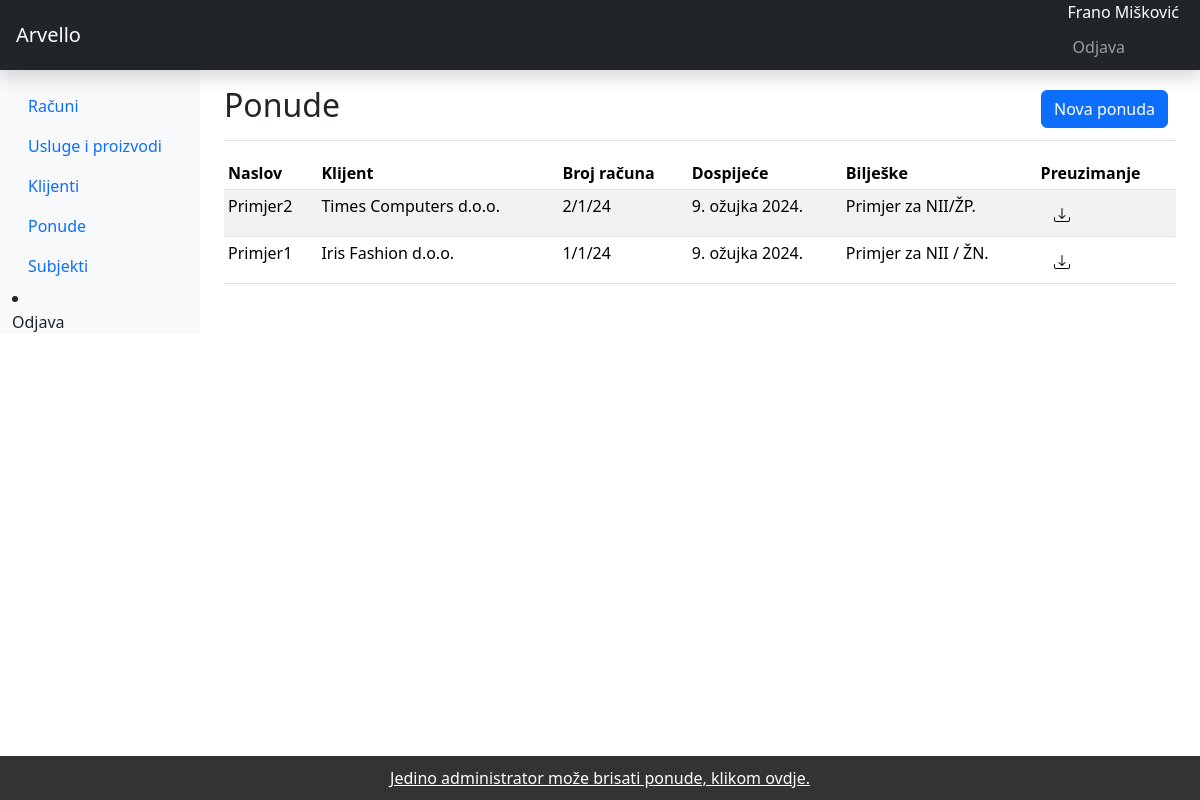
Screenshot of /offers/ (signed in) with the database file from the repository.
### arvelloapp/models.py (models this page shows, shortened)
class Offer(models.Model):
    title = models.CharField(null=True, blank=True, max_length=100)
    number = models.CharField(null=True, blank=True, max_length=100)
    dueDate = models.DateField(null=True, blank=True)
    notes = models.TextField(null=True, blank=True)
    client = models.ForeignKey(Client, blank=True, null=True, on_delete=models.SET_NULL)
    product = models.ForeignKey(Product, blank=True, null=True, on_delete=models.SET_NULL)
    subject = models.ForeignKey(Company, blank=True, null=True, on_delete=models.SET_NULL)
    uniqueId = models.CharField(null=True, blank=True, max_length=100, unique=True)
    slug = models.SlugField(max_length=500, unique=True, blank=True, null=True)
    date_created = models.DateTimeField(blank=True, null=True)
    date = models.DateField(blank=True, null=True)
    last_updated = models.DateTimeField(blank=True, null=True)

class Client(models.Model):
    PROVINCES = [
    ("ZAGREBAČKA ŽUPANIJA", "ZAGREBAČKA ŽUPANIJA"),
    ("KRAPINSKO-ZAGORSKA ŽUPANIJA", "KRAPINSKO-ZAGORSKA ŽUPANIJA"),
    ("SISAČKO-MOSLAVAČKA ŽUPANIJA", "SISAČKO-MOSLAVAČKA ŽUPANIJA"),
    ("KARLOVAČKA ŽUPANIJA", "KARLOVAČKA ŽUPANIJA"),
    ("VARAŽDINSKA ŽUPANIJA", "VARAŽDINSKA ŽUPANIJA"),
    ("KOPRIVNIČKO-KRIŽEVAČKA ŽUPANIJA", "KOPRIVNIČKO-KRIŽEVAČKA ŽUPANIJA"),
    ("BJELOVARSKO-BILOGORSKA ŽUPANIJA", "BJELOVARSKO-BILOGORSKA ŽUPANIJA"),
    ("PRIMORSKO-GORANSKA ŽUPANIJA", "PRIMORSKO-GORANSKA ŽUPANIJA"),
    ("LIČKO-SENJSKA ŽUPANIJA", "LIČKO-SENJSKA ŽUPANIJA"),
    ("VIROVITIČKO-PODRAVSKA ŽUPANIJA", "VIROVITIČKO-PODRAVSKA ŽUPANIJA"),
    ("POŽEŠKO-SLAVONSKA ŽUPANIJA", "POŽEŠKO-SLAVONSKA ŽUPANIJA"),
    ("BRODSKO-POSAVSKA ŽUPANIJA", "BRODSKO-POSAVSKA ŽUPANIJA"),
    ("ZADARSKA ŽUPANIJA", "ZADARSKA ŽUPANIJA"),
    ("OSJEČKO-BARANJSKA ŽUPANIJA", "OSJEČKO-BARANJSKA ŽUPANIJA"),
    ("ŠIBENSKO-KNINSKA ŽUPANIJA", "ŠIBENSKO-KNINSKA ŽUPANIJA"),
    ("VUKOVARSKO-SRIJEMSKA ŽUPANIJA", "VUKOVARSKO-SRIJEMSKA ŽUPANIJA"),
    ("SPLITSKO-DALMATINSKA ŽUPANIJA", "SPLITSKO-DALMATINSKA ŽUPANIJA"),
    ("ISTARSKA ŽUPANIJA", "ISTARSKA ŽUPANIJA"),
    ("DUBROVAČKO-NERETVANSKA ŽUPANIJA", "DUBROVAČKO-NERETVANSKA ŽUPANIJA"),
    ("MEĐIMURSKA ŽUPANIJA", "MEĐIMURSKA ŽUPANIJA"),
    ("GRAD ZAGREB", "GRAD ZAGREB"),
    ("INOZEMSTVO / NIJE PRIMJENJIVO", "INOZEMSTVO / NIJE PRIMJENJIVO")
    ]
    clientTypes = [
    ("Fizička osoba", "Fizička osoba"),
    ("Pravna osoba", "Pravna osoba"),
    ]
    vatcountry = ["AF", "AX", "AL", "DZ", "AS", "AD", "AO", "AI", "AQ", "AG", "AR",
    "AM", "AW", "AU", "AT", "AZ", "BS", "BH", "BD", "BB", "BY", "BE",
    "BZ", "BJ", "BM", "BT", "BO", "BQ", "BA", "BW", "BV", "BR", "IO",
    "BN", "BG", "BF", "BI", "CV", "KH", "CM", "CA", "KY", "CF", "TD",
    "CL", "CN", "CX", "CC", "CO", "KM", "CG", "CD", "CK", "CR", "CI",
    "HR", "CU", "CW", "CY", "CZ", "DK", "DJ", "DM", "DO", "EC", "EG",
    "SV", "GQ", "ER", "EE", "ET", "FK", "FO", "FJ", "FI", "FR", "GF",
    "PF", "TF", "GA", "GM", "GE", "DE", "GH", "GI", "GR", "GL", "GD",
    "GP", "GU", "GT", "GG", "GN", "GW", "GY", "HT", "HM", "VA", "HN",
    "HK", "HU", "IS", "IN", "ID", "IR", "IQ", "IE", "IM", "IL", "IT",
    "JM", "JP", "JE", "JO", "KZ", "KE", "KI", "KP", "KR", "KW", "KG",
    "LA", "LV", "LB", "LS", "LR", "LY", "LI", "LT", "LU", "MO", "MK",
    "MG", "MW", "MY", "MV", "ML", "MT", "MH", "MQ", "MR", "MU", "YT",
    "MX", "FM", "MD", "MC", "MN", "ME", "MS", "MA", "MZ", "MM", "NA",
    "NR", "NP", "NL", "NC", "NZ", "NI", "NE", "NG", "NU", "NF", "MP",
    "NO", "OM", "PK", "PW", "PS", "PA", "PG", "PY", "PE", "PH", "PN",
    "PL", "PT", "PR", "QA", "RE", "RO", "RU", "RW", "BL", "SH", "KN",
    "LC", "MF", "PM", "VC", "WS", "SM", "ST", "SA", "SN", "RS", "SC",
    "SL", "SG", "SX", "SK", "SI", "SB", "SO", "ZA", "GS", "SS", "ES",
    "LK", "SD", "SR", "SJ", "SZ", "SE", "CH", "SY", "TW", "TJ", "TZ",
    "TH", "TL", "TG", "TK", "TO", "TT", "TN", "TR", "TM", "TC", "TV",
    "UG", "UA", "AE", "GB", "US", "UM", "UY", "UZ", "VU", "VE", "VN",
    "VG", "VI", "WF", "EH", "YE", "ZM", "ZW"]
    clientName = models.CharField(null=True, blank=True, max_length=200)
    addressLine1 = models.CharField(null=True, blank=True, max_length=200)
    province = models.CharField(choices=PROVINCES, blank=True, max_length=100)
    postalCode = models.CharField(null=True, blank=True, max_length=5)
    phoneNumber = models.CharField(null=True, blank=True, max_length=40, validators=[validate_phone_number])
    emailAddress = models.CharField(null=True, blank=True, max_length=100)
    clientUniqueId = models.CharField(null=True, blank=True, max_length=4, unique=True, validators=[RegexValidator(r'^\d{4}$', 'Idetifikacijski broj klijenta mora sadržavati točno 4 broja.')])
    clientType = models.CharField(choices=clientTypes, blank=True, max_length=40)
    OIB = models.CharField(null=True, blank=True, max_length=11, unique=True, validators=[RegexValidator(r'^\d{11}$', 'OIB mora sadržavati točno 11 broja.')])
    SustavPDVa = models.BooleanField(default=False)
    VATID = models.CharField(null=True, blank=True, max_length=13, unique=True, validators=[RegexValidator(r'^[A-Za-z0-9]{13}$', 'Porezni identifikacijski broj mora sadržavati točno 13 karaktera, prva dva karaktera moraju biti identifikatori države, a ostalih 11 karaktera moraju biti brojevi koji označavaju entitet.')])
    uniqueId = models.CharField(null=True, blank=True, max_length=100)
    slug = models.SlugField(max_length=500, unique=True, blank=True, null=True)
    date_created = models.DateTimeField(blank=True, null=True)
    last_updated = models.DateTimeField(blank=True, null=True)
    def __str__(self):
        return '{} {} {}'.format(self.clientName, self.province, self.uniqueId)

### arvelloapp/views.py (the view, shortened to what this page needs)
# urls.py: path('offers/', views.offers, name='offers'),
@login_required
def offers(request):
    context = {}
    offers = Offer.objects.all()
    context['offers'] = offers
    if request.method == 'GET':
        form = OfferForm()
        context['form'] = form
        return render(request, 'offers.html', context)

### arvelloapp/models.py (called while the page is built)
    def __str__(self):
        return '{} {}'.format(self.title, self.uniqueId)

### arvelloapp/templates/offers.html (shortened to what this page needs)
{% extends 'base.html' %}
{% load static %}
{% load crispy_forms_tags %}
{% block main %}
<main class="col-md-9 ms-sm-auto col-lg-10 px-md-4">
  <div class="d-flex justify-content-between flex-wrap flex-md-nowrap align-items-center pt-3 pb-2 mb-3 border-bottom">
    <h1 class="h2">Ponude</h1>
    <div class="btn-toolbar mb-2 mb-md-0">
      <div class="btn-group me-2">
        <button href="#addInvoiceModal" type="button" class="btn btn-primary" data-bs-toggle="modal">Nova ponuda</button>
      </div>
    </div>
  </div>
  <div class="table-responsive">
    <table class="table table-striped table-sm">
      <thead>
        <tr>
          <th scope="col">Naslov</th>
          <th scope="col">Klijent</th>
          <th scope="col">Broj računa</th>
          <th scope="col">Dospijeće</th>
          <th scope="col">Bilješke</th>
          <th scope="col">Preuzimanje</th>
        </tr>
      </thead>
      <tbody>
        {% for offer in offers %}
      <tr>
        <td>{{offer.title}}</td>
        <td>{{offer.client.clientName}}</td>
        <td>{{offer.number}}</td>
        <td>{{offer.dueDate}}</td>
        <td>{{offer.notes}}</td>
        <td><a href="{% url 'offer_pdf' offer.id %}"><button type="button" class="btn"><img src="{% static 'img/download.svg' %}" alt="Download icon" width="16" height="16"></button></a></td>
      </tr>
        {% endfor %}
      </tbody>
    </table>
  </div>
  <footer> <a href="{% url 'admin:arvelloapp_offer_changelist' %}" style="color: white;">Jedino administrator može brisati ponude, klikom ovdje.</a> </footer>
</main>
{% endblock %}

### arvelloapp/templates/base.html (shortened to what this page needs)
{% load static %}
{% load crispy_forms_tags %}
<!doctype html>
<html lang="hr">
  <head>
    <link href="{% static '/css/bootstrap.min.css' %}" rel="stylesheet">
  </head>
  <body>
<header class="navbar navbar-dark sticky-top bg-dark flex-md-nowrap p-0 shadow">
  <a class="navbar-brand col-md-3 col-lg-2 me-0 px-3" href="#">Arvello</a>
  <div class="navbar-nav">
    <div class="nav-item text-nowrap">
      <a style="color:white; margin: 6px; padding-right: 15px; margin-top: 10px;">{{request.user.get_full_name}}</a>
      <a class="nav-link px-2" href="{% url 'logout' %}" style="font-size: 1em; margin: 3px;">Odjava</a>
    </div>
  </div>
</header>
<div class="container-fluid">
  <div class="row">
    <nav id="sidebarMenu" class="col-md-3 col-lg-2 d-md-block bg-light sidebar collapse">
      <div class="position-sticky pt-3">
        <ul class="nav flex-column">
          <li class="nav-item">
            <a class="nav-link" href="{% url 'invoices' %}">
              Računi
            </a>
          </li>
          <li class="nav-item">
            <a class="nav-link" href="{% url 'products' %}">
              Usluge i proizvodi
            </a>
          </li>
          <li class="nav-item">
            <a class="nav-link" href="{% url 'clients' %}">
              Klijenti
            </a>
          </li>
          <li class="nav-item">
            <a class="nav-link" href="{% url 'offers' %}">
              Ponude
            </a>
          </li>
          <li class="nav-item">
            <a class="nav-link" href="{% url 'companies' %}">
              Subjekti
            </a>
          </li>
        </ul>
          <li class="nav-item">
            <a class="nav-link" href="/logout">
              Odjava
            </a>
          </li>
      </div>
    </nav>
  {% block main %}
  {% endblock %}
  </div>
</div>
</html>

### arvelloapp/templates/base.html (style rules this page uses)
footer { position: fixed; left: 0; bottom: 0; width: 100%; background-color: #333; color: white; text-align: center; padding: 10px 0; }

### rows the page displays
Offer: title "Primjer2", client.clientName "Times Computers d.o.o.", number "2/1/24", dueDate "9. ožujka 2024.", notes "Primjer za NII/ŽP."
Offer: title "Primjer1", client.clientName "Iris Fashion d.o.o.", number "1/1/24", dueDate "9. ožujka 2024.", notes "Primjer za NII / ŽN."

### other values shown
{{ request.user.get_full_name }} "Frano Mišković"
